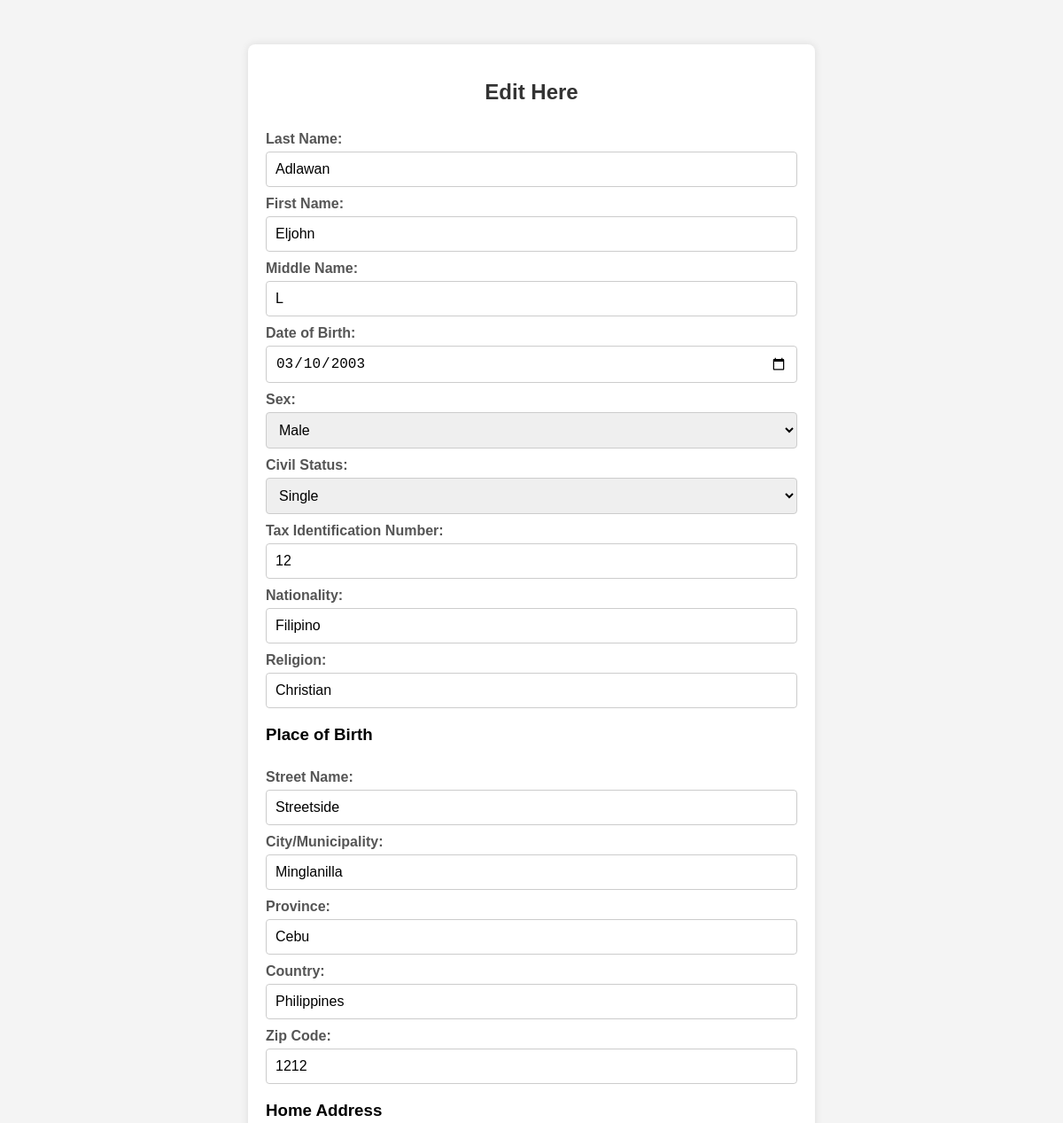
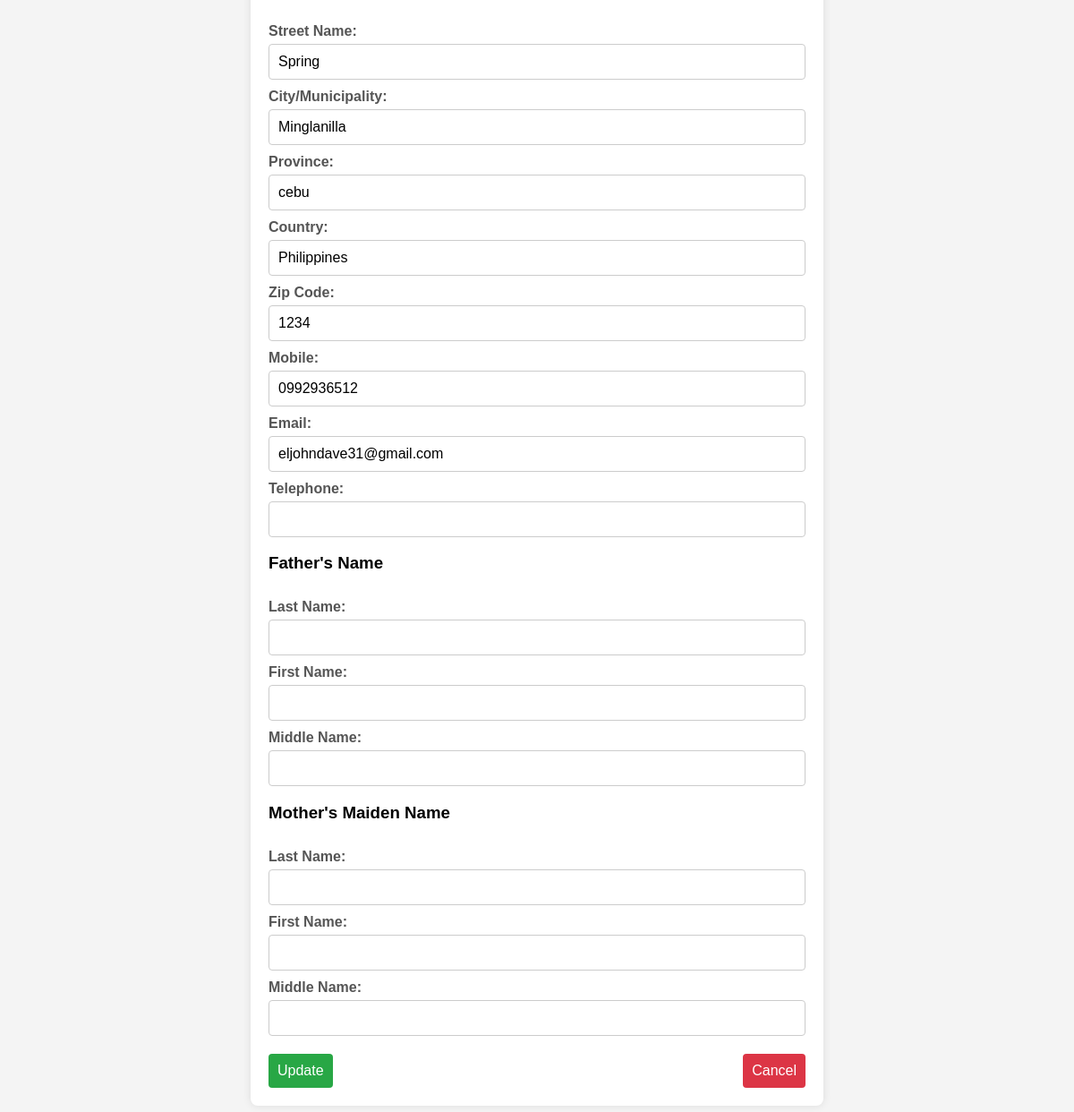
The page /edit.php?id=52 on the database its author committed (2 pictures, top to bottom).
### tables this page shows
CREATE TABLE `personal_info` (
  `id` int(11) NOT NULL,
  `last_name` varchar(50) DEFAULT NULL,
  `first_name` varchar(50) DEFAULT NULL,
  `middle_name` varchar(50) DEFAULT NULL,
  `dob` date DEFAULT NULL,
  `sex` varchar(10) DEFAULT NULL,
  `civil_status` varchar(50) DEFAULT NULL,
  `nationality` varchar(50) DEFAULT NULL,
  `religion` varchar(50) DEFAULT NULL,
  `birth_street` varchar(100) DEFAULT NULL,
  `birth_city` varchar(50) DEFAULT NULL,
  `birth_country` varchar(50) DEFAULT NULL,
  `home_street` varchar(100) DEFAULT NULL,
  `home_city` varchar(50) DEFAULT NULL,
  `home_country` varchar(50) DEFAULT NULL,
  `home_zip_code` varchar(10) DEFAULT NULL,
  `mobile` varchar(20) DEFAULT NULL,
  `email` varchar(100) DEFAULT NULL,
  `telephone` varchar(20) DEFAULT NULL,
  `father_last_name` varchar(50) DEFAULT NULL,
  `father_first_name` varchar(50) DEFAULT NULL,
  `father_middle_name` varchar(50) DEFAULT NULL,
  `mother_last_name` varchar(50) DEFAULT NULL,
  `mother_first_name` varchar(50) DEFAULT NULL,
  `mother_middle_name` varchar(50) DEFAULT NULL,
  `tin` varchar(50) DEFAULT NULL,
  `birth_province` varchar(50) DEFAULT NULL,
  `birth_zip_code` varchar(10) DEFAULT NULL,
  `home_province` varchar(50) DEFAULT NULL
);

### edit.php (the view, shortened to what this page needs)
<?php
include 'db.php';
$id = isset($_GET['id']) ? intval($_GET['id']) : 0;
$sql = "SELECT * FROM personal_info WHERE id = ?";
$stmt = $conn->prepare($sql);
$stmt->bind_param("i", $id);
$stmt->execute();
$result = $stmt->get_result();
$user = $result->fetch_assoc();
?>
<!DOCTYPE html>
<html lang="en">
<head>
    <link rel="stylesheet" href="edit.css">
</head>
<body>
<div class="edit-container">
    <h2>Edit Here</h2>
    <form method="POST">
        <label>Last Name:</label>
        <input type="text" name="last_name" value="<?= htmlspecialchars($user['last_name']) ?>" required>
        <label>First Name:</label>
        <input type="text" name="first_name" value="<?= htmlspecialchars($user['first_name']) ?>" required>
        <label>Middle Name:</label>
        <input type="text" name="middle_name" value="<?= htmlspecialchars($user['middle_name']) ?>" required>
        <label>Date of Birth:</label>
        <input type="date" name="dob" value="<?= htmlspecialchars($user['dob']) ?>" required>
        <label>Sex:</label>
        <select name="sex" required>
            <option value="Male" <?= $user['sex'] == 'Male' ? 'selected' : '' ?>>Male</option>
        </select>
        <label>Civil Status:</label>
        <select name="civil_status" required>
            <option value="single" <?= $user['civil_status'] == 'single' ? 'selected' : '' ?>>Single</option>
        </select>
        <label>Tax Identification Number:</label>
        <input type="text" name="tin" value="<?= htmlspecialchars($user['tin']) ?>">
        <label>Nationality:</label>
        <input type="text" name="nationality" value="<?= htmlspecialchars($user['nationality']) ?>" required>
        <label>Religion:</label>
        <input type="text" name="religion" value="<?= htmlspecialchars($user['religion']) ?>">
        <h3>Place of Birth</h3>
        <label>Street Name:</label>
        <input type="text" name="birth_street" value="<?= htmlspecialchars($user['birth_street']) ?>" required>
        <label>City/Municipality:</label>
        <input type="text" name="birth_city" value="<?= htmlspecialchars($user['birth_city']) ?>" required>
        <label>Province:</label>
        <input type="text" name="birth_province" value="<?= htmlspecialchars($user['birth_province']) ?>">
        <label>Country:</label>
        <input type="text" name="birth_country" value="<?= htmlspecialchars($user['birth_country']) ?>" required>
        <label>Zip Code:</label>
        <input type="text" name="birth_zip_code" value="<?= htmlspecialchars($user['birth_zip_code']) ?>">
        <h3>Home Address</h3>
        <label>Street Name:</label>
        <input type="text" name="home_street" value="<?= htmlspecialchars($user['home_street']) ?>" required>
        <label>City/Municipality:</label>
        <input type="text" name="home_city" value="<?= htmlspecialchars($user['home_city']) ?>" required>
        <label>Province:</label>
        <input type="text" name="home_province" value="<?= htmlspecialchars($user['home_province']) ?>">
        <label>Country:</label>
        <input type="text" name="home_country" value="<?= htmlspecialchars($user['home_country']) ?>" required>
        <label>Zip Code:</label>
        <input type="text" name="home_zip_code" value="<?= htmlspecialchars($user['home_zip_code']) ?>" required>
        <label>Mobile:</label>
        <input type="text" name="mobile" value="<?= htmlspecialchars($user['mobile']) ?>" required>
        <label>Email:</label>
        <input type="email" name="email" value="<?= htmlspecialchars($user['email']) ?>">
        <label>Telephone:</label>
        <input type="text" name="telephone" value="<?= htmlspecialchars($user['telephone']) ?>">
        <h3>Father's Name</h3>
        <label>Last Name:</label>
        <input type="text" name="father_last_name" value="<?= htmlspecialchars($user['father_last_name']) ?>">
        <label>First Name:</label>
        <input type="text" name="father_first_name" value="<?= htmlspecialchars($user['father_first_name']) ?>">
        <label>Middle Name:</label>
        <input type="text" name="father_middle_name" value="<?= htmlspecialchars($user['father_middle_name']) ?>">
        <h3>Mother's Maiden Name</h3>
        <label>Last Name:</label>
        <input type="text" name="mother_last_name" value="<?= htmlspecialchars($user['mother_last_name']) ?>">
        <label>First Name:</label>
        <input type="text" name="mother_first_name" value="<?= htmlspecialchars($user['mother_first_name']) ?>">
        <label>Middle Name:</label>
        <input type="text" name="mother_middle_name" value="<?= htmlspecialchars($user['mother_middle_name']) ?>">
        <div class="buttons">
            <input type="submit" value="Update" class="btn-update">
            <a href="submit.php" class="btn-cancel">Cancel</a>
        </div>
    </form>
</div>
</body>
</html>

### edit.css (style rules this page uses)
body { font-family: Arial, sans-serif; background-color: #f4f4f4; margin: 0; padding: 0; }
.edit-container { width: 50%; margin: 50px auto; background: #fff; padding: 20px; box-shadow: 0 0 10px rgba(0, 0, 0, 0.1); border-radius: 8px; }
h2 { text-align: center; color: #333; }
form { display: flex; flex-direction: column; }
label { margin-top: 10px; font-weight: bold; color: #555; }
input[type="text"], input[type="date"], input[type="email"], select { padding: 10px; margin-top: 5px; border: 1px solid #ccc; border-radius: 4px; font-size: 16px; }
input[type="submit"], .btn-cancel { margin-top: 20px; padding: 10px; border: none; border-radius: 4px; font-size: 16px; cursor: pointer; }
input[type="submit"] { background-color: #28a745; color: #fff; }
.btn-cancel { background-color: #dc3545; color: #fff; text-align: center; text-decoration: none; display: inline-block; }
.buttons { display: flex; justify-content: space-between; }

### rows shown on the page
personal_info: last_name "Adlawan", first_name "Eljohn", middle_name "L", dob "03/10/2003", sex "Male", civil_status "Single", tin "12", nationality "Filipino", religion "Christian", birth_street "Streetside", birth_city "Minglanilla", birth_province "Cebu", birth_country "Philippines", birth_zip_code "1212", home_street "Spring", home_city "Minglanilla", home_province "cebu", home_country "Philippines", home_zip_code "1234", mobile "0992936512", email "eljohndave31@gmail.com"
